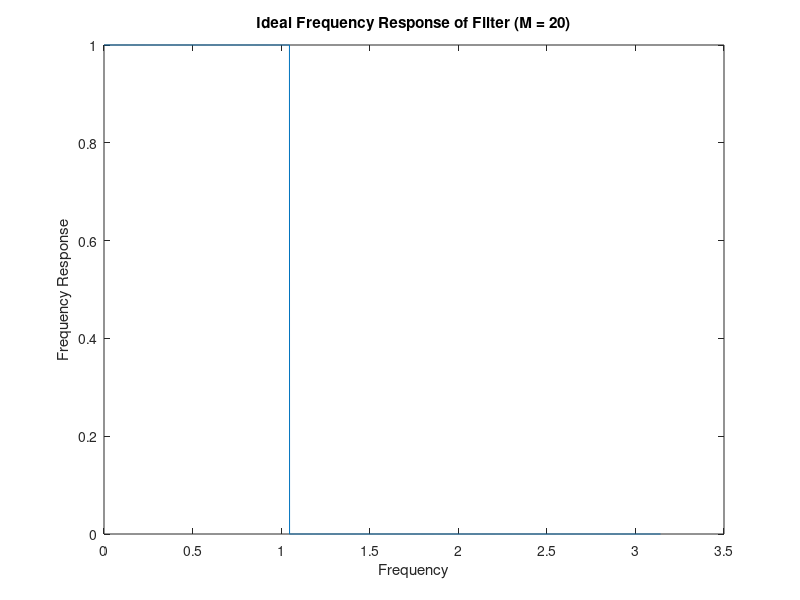
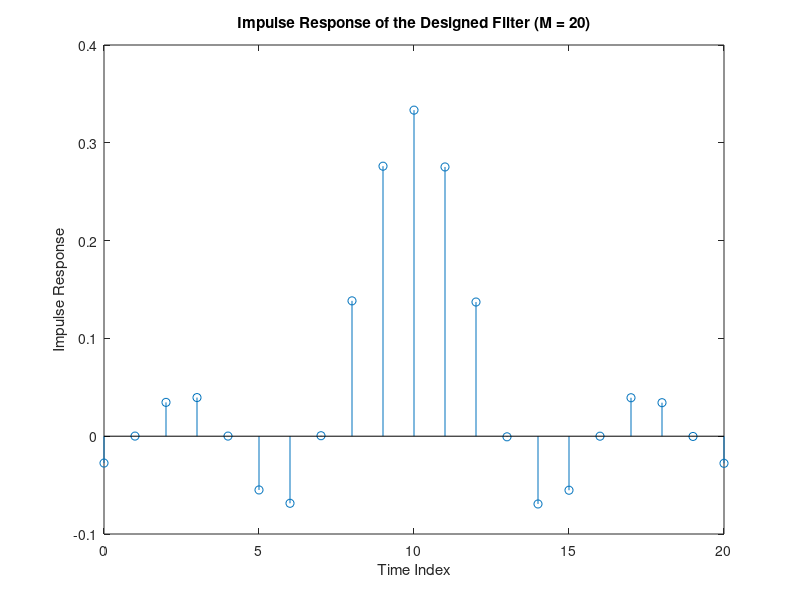
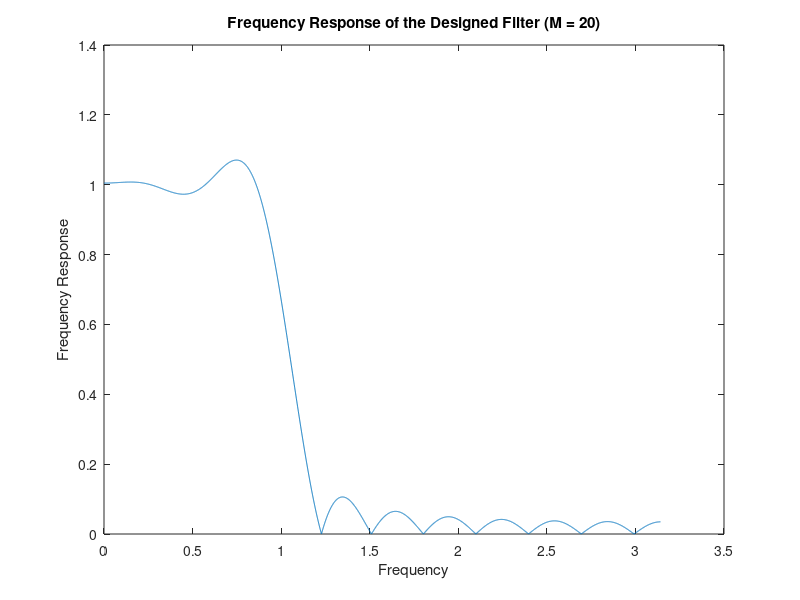
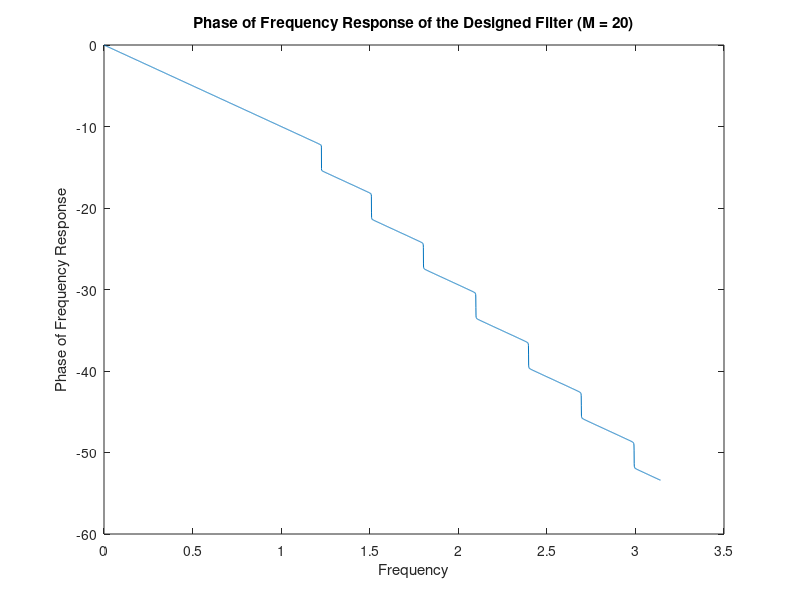

The MATLAB script that drew these images, in order:
%% Part 1: The truncation method of FIR design (a) (b) (c) (d) (e)
% note: running this will generate over 50 plots

num_samples = 10000;
w_c = pi/3; % cutoff frequency
f_c = w_c/(2*pi);
t_id = 1; % ideal group delay
w = linspace(0,2*pi,num_samples);
plot_idx = abs(w) <= pi;
w_plot = w(plot_idx);
M_values = [20, 50, 150]; % filter orders
noise = wgn(1000, 1, 1);
noise_DFT = fft(noise, num_samples); % this gets plotted last

for M = M_values
    N = M + 1; % number of samples
    % design ideal filter
    H_id = exp(-1j*0.5*w*(N-1)); % ideal frequency response
    H_id(abs(w) > w_c & abs(w) < 2*pi-w_c) = 0; % set values after w_c to 0

    figure;
    plot(w_plot,abs(H_id(plot_idx)));
    xlabel('Frequency')
    ylabel('Frequency Response')
    title(['Ideal Frequency Response of Filter (M = ' num2str(M) ')'])

    h_id = ifft(H_id); % ideal impulse response
    % truncation method
    n = 0:N-1;
    h = h_id(1:N); % truncation (rectangular window)
    figure;
    stem(n,h);
    xlabel('Time Index')
    ylabel('Impulse Response')
    title(['Impulse Response of the Designed Filter (M = ' num2str(M) ')'])
    
    H = fft(h, num_samples); % frequency response of truncated filter
    figure;
    plot(w_plot,abs(H(plot_idx)));
    xlabel('Frequency')
    ylabel('Frequency Response')
    title(['Frequency Response of the Designed Filter (M = ' num2str(M) ')'])
    figure;
    plot(w_plot,unwrap(angle(H(plot_idx))));
    xlabel('Frequency')
    ylabel('Phase of Frequency Response')
    title(['Phase of Frequency Response of the Designed Filter (M = ' num2str(M) ')'])
    
    %design filter using firls()
    b = firls(M, [0, 1/3, 1/3, 1], [1, 1, 0, 0]); % filter design using firls
    figure;
    freqz(b,1)
    title(['Frequency Response of the Designed Filter using firls() (M = ' num2str(M) ')'])

    % filter noise using conv()
    h_noise = conv(h, noise);
    H_noise = fft(h_noise, num_samples);
    figure;
    plot(w_plot,abs(H_noise(plot_idx)));
    xlabel('Frequency')
    ylabel('Frequency Response')
    title(['Frequency Response of Noise After Filter Using conv() (M = ' num2str(M) ')'])
    figure;
    plot(0:length(h_noise)-1,h_noise);
    xlabel('Time Index')
    ylabel('Amplitude')
    title(['Time Response of Noise After Filter Using conv() (M = ' num2str(M) ')'])
    % filter noise using filter()
    h_noise = filter(h, 1, noise);
    H_noise = fft(h_noise, num_samples);
    figure;
    plot(w_plot,abs(H_noise(plot_idx)));
    xlabel('Frequency')
    ylabel('Frequency Response')
    title(['Frequency Response of Noise After Filter Using filter() (M = ' num2str(M) ')'])
    figure;
    plot(0:length(h_noise)-1,h_noise);
    xlabel('Time Index')
    ylabel('Amplitude')
    title(['Time Response of Noise After Filter Using filter() (M = ' num2str(M) ')'])
end

% plot of the DFT of noise before filtering
figure;
plot(w_plot,abs(noise_DFT(plot_idx)));
xlabel('Frequency')
ylabel('Frequency Response')
title('Frequency Response of Noise')
